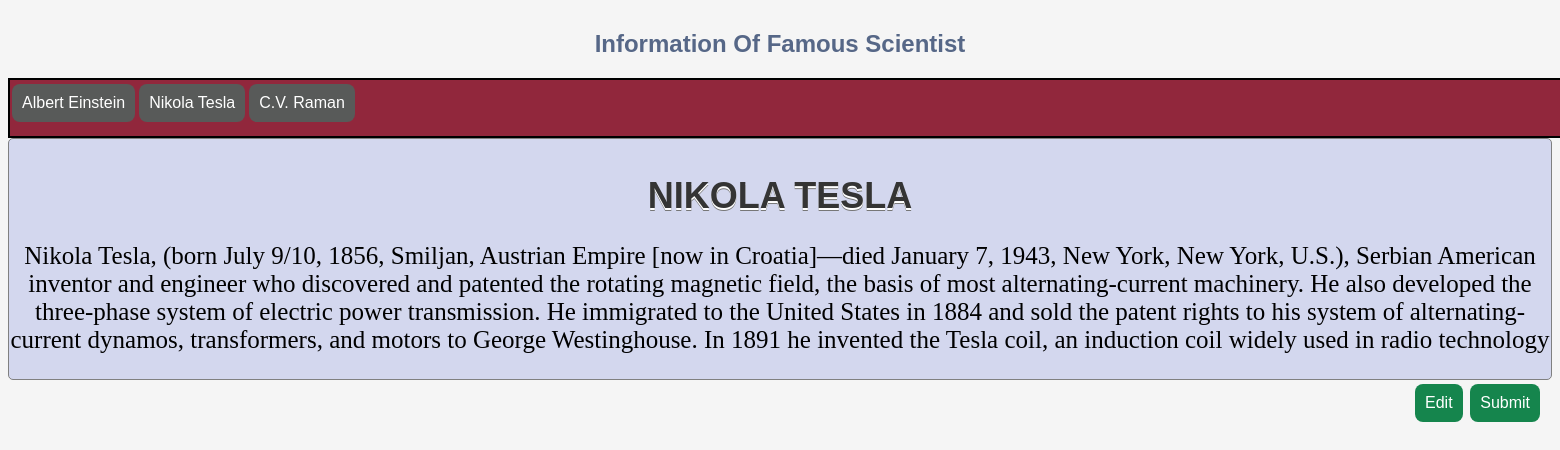
The page /empdetails/nikola on the database its author committed.
### empdetails/models.py (models this page shows, shortened)
class Nikola(models.Model):
    name = models.CharField(max_length=50)
    details = models.TextField(default=0)

### empdetails/views.py (the view)
# urls.py: path('nikola',views.nikola,name="Nikola"),
def nikola(request):
    sci = Nikola.objects.all();
    context={
        'sci': sci
    }
    if request.method == "POST":
        details = request.POST.get('nikoladetails','')
        name=request.POST.get('name','')
        scientist = Nikola(id='1',name=name, details = details)
        scientist.save()
    return render(request, 'nikola.html',context)

### empdetails/templates/nikola.html (shortened to what this page needs)
{% extends 'basic.html' %} {% block title %} Nikola Tesla {% endblock %}
{% block body %}
{% for i in sci %}
<div class="info">
  <h4>{{i.name}}</h4>
  <p>{{i.details}}
  </p>
</div>
{% endfor %}
<div class="update">
  <button class="submit" id="edit">Edit</button>
  <a href="#popup1" class="submit">Submit</a>
</div>
{% endblock %}

### empdetails/templates/basic.html (style rules this page uses)
body { color: #566787; background: #f5f5f5; font-family: "Franklin Gothic Medium", "Arial Narrow", Arial, sans-serif; font-size: 13px; text-align: center; }
.info { border: 1px solid gray; border-radius: 5px; background-color: rgb(211, 215, 238); }
h4 { margin: 1em 0 0.5em 0; color: #343434; font-weight: 50px; font-family: "Lucida Sans", "Lucida Sans Regular", "Lucida Grande", "Lucida Sans Unicode", Geneva, Verdana, sans-serif; font-size: 36px; line-height: 42px; text-transform: uppercase; text-shadow: 0 2px white, 0 3px #777; }
p { font-family: "Times New Roman", Times, serif, sans-serif; font-size: 25px; color: rgb(0, 0, 0); }
.update { float: right; margin-right: 10px; }
.submit { background-color: #15854d; border: none; color: white; padding: 10px; text-align: center; text-decoration: none; display: inline-block; font-size: 16px; margin: 4px 2px; cursor: pointer; border-radius: 8px; }

### rows shown on the page
Nikola: name "NIKOLA TESLA", details "Nikola Tesla, (born July 9/10, 1856, Smiljan, Austrian Empire [now in Croatia]—died January 7, 1943, New York, New York, U.S.), Serbian American inventor and engineer who discovered and patented the rotating magnetic field, the basis of most alternating-current machinery. He also developed the three-phase system of electric power transmission. He immigrated to the United States in 1884 and sold the patent rights to his system of alternating-current dynamos, transformers, and motors to George Westinghouse. In 1891 he invented the Tesla coil, an induction coil widely used in radio technology"
